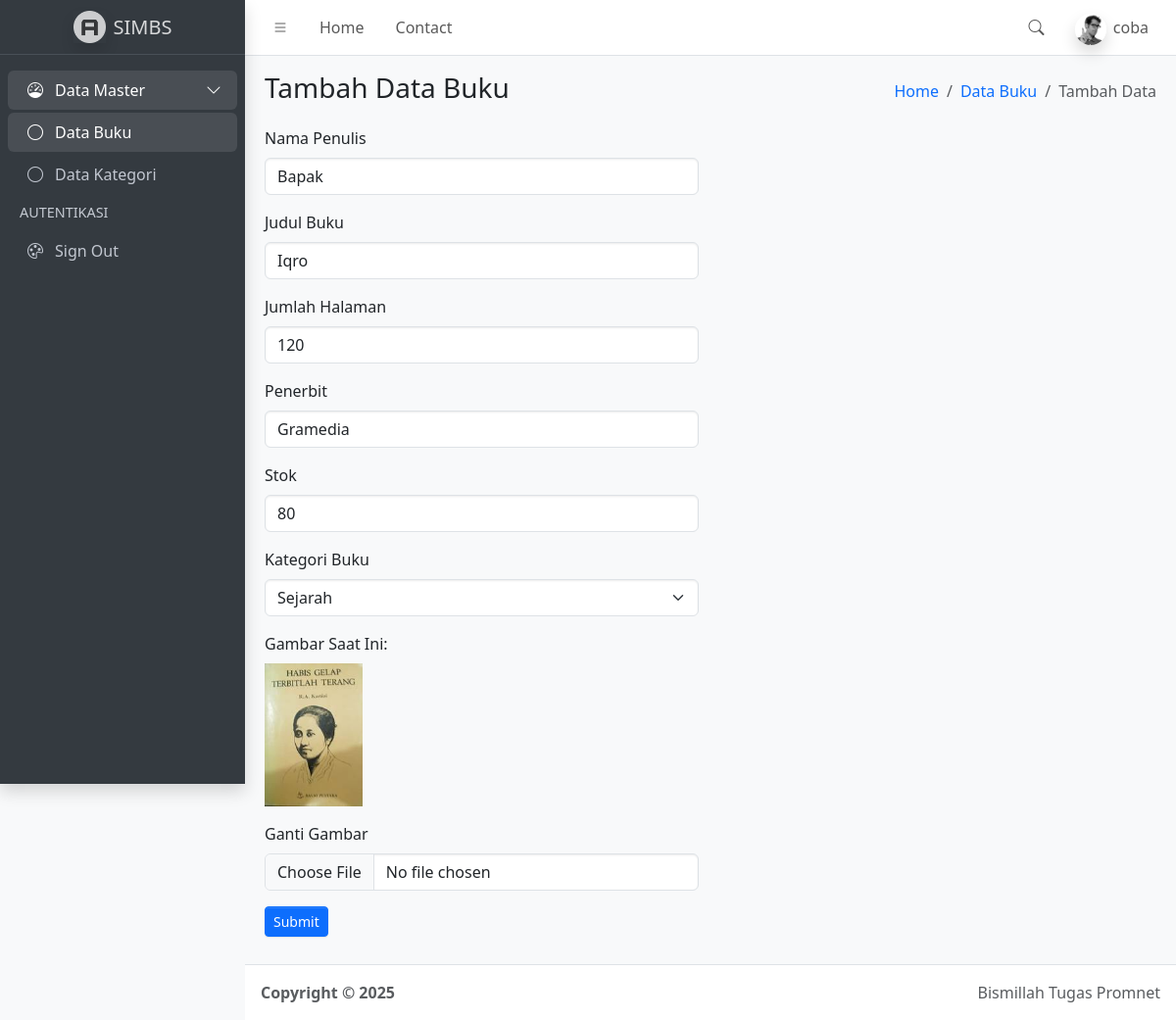
The app's page /ubah_data_buku.php?id_buku=5 (signed in) with its own data.
### tables this page shows
CREATE TABLE `data_buku` (
  `id_buku` int(11) NOT NULL,
  `id_kategori` int(11) NOT NULL,
  `nama_buku` varchar(100) NOT NULL,
  `nama_penulis` varchar(50) NOT NULL,
  `judul_buku` varchar(100) NOT NULL,
  `jumlah_halaman` varchar(100) NOT NULL,
  `penerbit` varchar(100) NOT NULL,
  `stok` int(11) NOT NULL,
  `gambar` varchar(100) NOT NULL
);

CREATE TABLE `data_kategori` (
  `id_kategori` int(11) NOT NULL,
  `nama_kategori` varchar(50) NOT NULL,
  `tanggal_input` timestamp NOT NULL DEFAULT current_timestamp()
);

### function.php (called while the page is built, shortened)
<?php
    $conn = mysqli_connect("localhost", "root", "", "simbs");
function query($query){
    global $conn;
    $result = mysqli_query($conn, $query);
    $rows = [];
    while( $row = mysqli_fetch_assoc($result) ) {
        $rows[] = $row;
    }
    return $rows;
}
?>

### ubah_data_buku.php (the view, shortened to what this page needs)
<?php
    require("function.php");
    $id_buku = $_GET['id_buku'];
    $query = query("SELECT * FROM data_buku WHERE id_buku = $id_buku")[0];
    $data_buku = $query;
    $kategori = query("SELECT * FROM data_kategori");
?>
<!doctype html>
<html lang="en">
  <head>
    <link
      rel="stylesheet"
      href="https://cdn.jsdelivr.net/npm/@fontsource/source-sans-3@5.0.12/index.css"
      media="print"
      onload="this.media='all'"
    />
    <link
      rel="stylesheet"
      href="https://cdn.jsdelivr.net/npm/overlayscrollbars@2.11.0/styles/overlayscrollbars.min.css"
    />
    <link
      rel="stylesheet"
      href="https://cdn.jsdelivr.net/npm/bootstrap-icons@1.13.1/font/bootstrap-icons.min.css"
    />
    <link rel="stylesheet" href="dist/css/adminlte.min.css" />
    <link
      rel="stylesheet"
      href="https://cdn.jsdelivr.net/npm/apexcharts@3.37.1/dist/apexcharts.css"
    />
    <link
      rel="stylesheet"
      href="https://cdn.jsdelivr.net/npm/jsvectormap@1.5.3/dist/css/jsvectormap.min.css"
    />
  </head>
  <body class="layout-fixed sidebar-expand-lg bg-body-tertiary">
    <div class="app-wrapper">
      <nav class="app-header navbar navbar-expand bg-body">
        <div class="container-fluid">
          <ul class="navbar-nav">
            <li class="nav-item">
              <a class="nav-link" data-lte-toggle="sidebar" href="#" role="button">
                <i class="bi bi-list"></i>
              </a>
            </li>
            <li class="nav-item d-none d-md-block">
              <a href="index.php" class="nav-link">Home</a>
            </li>
            <li class="nav-item d-none d-md-block">
              <a href="#" class="nav-link">Contact</a>
            </li>
          </ul>
          <ul class="navbar-nav ms-auto">
            <li class="nav-item">
              <a class="nav-link" data-widget="navbar-search" href="#" role="button">
                <i class="bi bi-search"></i>
              </a>
            </li>
            <li class="nav-item dropdown user-menu">
              <a href="#" class="nav-link dropdown-toggle" data-bs-toggle="dropdown">
                <img
                  src="dist/assets/img/user2-160x160.jpg"
                  class="user-image rounded-circle shadow"
                  alt="User Image"
                />
                <span class="d-none d-md-inline"><?php
        echo
            $_SESSION["username"]
        ?></span>
              </a>
            </li>
          </ul>
        </div>
      </nav>
      <aside class="app-sidebar bg-body-secondary shadow" data-bs-theme="dark">
        <div class="sidebar-brand">
          <a href="index.php" class="brand-link">
            <img
              src="dist/assets/img/AdminLTELogo.png"
              alt="AdminLTE Logo"
              class="brand-image opacity-75 shadow"
            />
            <span class="brand-text fw-light">SIMBS</span>
          </a>
        </div>
        <div class="sidebar-wrapper">
          <nav class="mt-2">
            <ul
              class="nav sidebar-menu flex-column"
              data-lte-toggle="treeview"
              role="navigation"
              aria-label="Main navigation"
              data-accordion="false"
              id="navigation"
            >
              <li class="nav-item menu-open">
                <a href="#" class="nav-link">
                  <i class="nav-icon bi bi-speedometer"></i>
                  <p>
                    Data Master
                  </p>
                </a>
                <ul class="nav nav-treeview">
                  <li class="nav-item">
                    <a href="index.php" class="nav-link active">
                      <i class="nav-icon bi bi-circle"></i>
                      <p>Data Buku</p>
                    </a>
                  </li>
                  <li class="nav-item">
                    <a href="kategori.php" class="nav-link">
                      <i class="nav-icon bi bi-circle"></i>
                      <p>Data Kategori</p>
                    </a>
                  </li>
                </ul>
              </li>
              <li class="nav-header">AUTENTIKASI</li>
              <li class="nav-item">
                <a href="./generate/theme.html" class="nav-link">
                  <i class="nav-icon bi bi-palette"></i>
                  <p>Sign Out</p>
                </a>
              </li>
            </ul>
          </nav>
        </div>
      </aside>
      <main class="app-main">
        <div class="app-content-header">
          <div class="container-fluid">
            <div class="row">
              <div class="col-sm-6">
                <h3 class="mb-0">Tambah Data Buku</h3>
              </div>
              <div class="col-sm-6">
                <ol class="breadcrumb float-sm-end">
                  <li class="breadcrumb-item"><a href="index.php">Home</a></li>
                  <li class="breadcrumb-item"><a href="index.php">Data Buku</a></li>
                  <li class="breadcrumb-item active" aria-current="page">Tambah Data</li>
                </ol>
              </div>
            </div>
          </div>
        </div>
        <div class="app-content">
          <div class="container-fluid">
            <div class="row">
              <div class="col-md-6">
                <form action="" method="post" enctype="multipart/form-data">
                    <div class="mb-3">
                        <label class="form-label">Nama Penulis</label>
                        <input type="text" class="form-control" name="nama_penulis" value="<?= $data_buku['nama_penulis'] ?>" autocomplete="off">
                    </div>
                    <div class="mb-3">
                        <label class="form-label">Judul Buku</label>
                        <input type="text" class="form-control" name="judul_buku" value="<?= $data_buku['judul_buku'] ?>" autocomplete="off">
                    </div>
                    <div class="mb-3">
                        <label class="form-label">Jumlah Halaman</label>
                        <input type="number" class="form-control" name="jumlah_halaman" value="<?= $data_buku['jumlah_halaman'] ?>" autocomplete="off">
                    </div>
                    <div class="mb-3">
                        <label class="form-label">Penerbit</label>
                        <input type="text" class="form-control" name="penerbit" value="<?= $data_buku['penerbit'] ?>" autocomplete="off">
                    </div>
                    <div class="mb-3">
                        <label class="form-label">Stok</label>
                        <input type="number" class="form-control" name="stok" placeholder="Stok" autocomplete="off" value="<?= $data_buku['stok'] ?>">
                    </div>
                    <div class="mb-3">
                        <label class="form-label">Kategori Buku</label>
                        <select name="id_kategori" class="form-select" required>
                            <?php foreach ($kategori as $row) : ?>
                                <option value="<?= $row['id_kategori'] ?>"
                                    <?php if ($row['id_kategori'] == $data_buku['id_kategori']) echo 'selected'; ?>>
                                    <?= $row['nama_kategori'] ?>
                                </option>
                            <?php endforeach; ?>
                        </select>
                    </div>
                    <div class="mb-3">
                        <label class="form-label">Gambar Saat Ini:</label>
                        <p><img src="img/<?= $data_buku['gambar'] ?>" width="100"></p>
                        <label class="form-label">Ganti Gambar</label>
                        <input type="file" class="form-control" name="gambar" autocomplete="off">
                    </div>
                    <div class="mb-3">
                        <button class="btn-sm btn btn-primary" name="tombol_submit">Submit</button>
                    </div>
                </form>
              </div>
            </div>
          </div>
        </div>
      </main>
      <footer class="app-footer">
        <div class="float-end d-none d-sm-inline">Bismillah Tugas Promnet</div>
        <strong>
          Copyright &copy; 2025&nbsp;
        </strong>
      </footer>
    </div>
  </body>
</html>

### records on screen
data_buku: nama_penulis "Bapak", judul_buku "Iqro", jumlah_halaman "120", penerbit "Gramedia", stok "80", id_kategori "Sejarah", gambar (picture)

### other values on screen
$_SESSION["username"] "coba"
